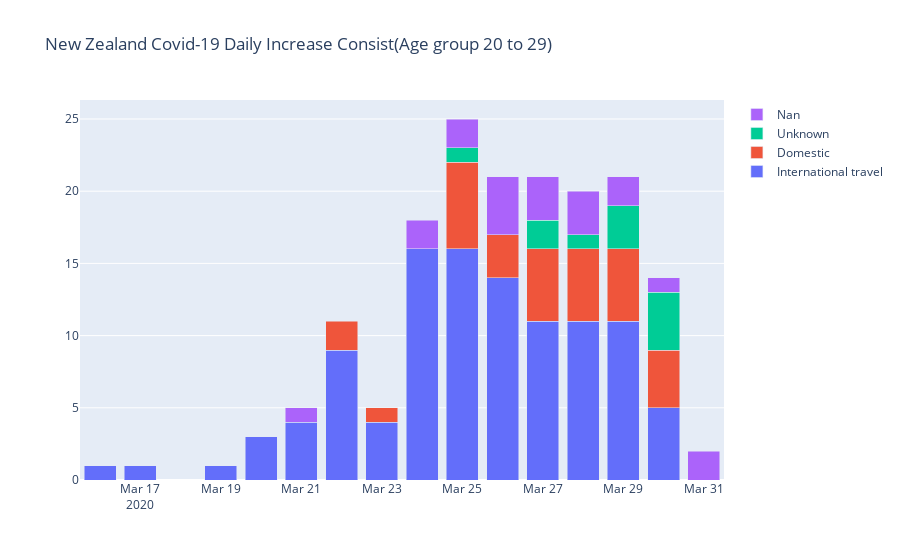

Notebook cell for this chart:
### Code cell
fig = go.Figure(go.Bar(x=youth_overseas_count_fn('Yes').index, y=youth_overseas_count_fn('Yes')['Count'], name='International travel' ))
fig.add_trace(go.Bar(x=youth_overseas_count_fn('No').index, y=youth_overseas_count_fn('No')['Count'], name='Domestic' ))
fig.add_trace(go.Bar(x=youth_overseas_count_fn('Unknown').index, y=youth_overseas_count_fn('Unknown')['Count'], name='Unknown' ))
fig.add_trace(go.Bar(x=youth_overseas_count_fn('Nan').index, y=youth_overseas_count_fn('Nan')['Count'], name='Nan' ))
fig.update_layout(barmode='stack', title='New Zealand Covid-19 Daily Increase Consist(Age group 20 to 29)')
fig.show()

### Figure 1 — Plotly figure (JSON) as saved in the notebook; plotly's stock layout.template omitted (floating-point values rounded to 4 significant figures)
{"data": [{"name": "International travel", "type": "bar", "x": ["2020-03-16T00:00:00", "2020-03-17T00:00:00", "2020-03-19T00:00:00", "2020-03-20T00:00:00", "2020-03-21T00:00:00", "2020-03-22T00:00:00", "2020-03-23T00:00:00", "2020-03-24T00:00:00", "2020-03-25T00:00:00", "2020-03-26T00:00:00", "2020-03-27T00:00:00", "2020-03-28T00:00:00", "2020-03-29T00:00:00", "2020-03-30T00:00:00"], "y": [1, 1, 1, 3, 4, 9, 4, 16, 16, 14, 11, 11, 11, 5]}, {"name": "Domestic", "type": "bar", "x": ["2020-03-22T00:00:00", "2020-03-23T00:00:00", "2020-03-25T00:00:00", "2020-03-26T00:00:00", "2020-03-27T00:00:00", "2020-03-28T00:00:00", "2020-03-29T00:00:00", "2020-03-30T00:00:00"], "y": [2, 1, 6, 3, 5, 5, 5, 4]}, {"name": "Unknown", "type": "bar", "x": ["2020-03-25T00:00:00", "2020-03-27T00:00:00", "2020-03-28T00:00:00", "2020-03-29T00:00:00", "2020-03-30T00:00:00"], "y": [1, 2, 1, 3, 4]}, {"name": "Nan", "type": "bar", "x": ["2020-03-21T00:00:00", "2020-03-24T00:00:00", "2020-03-25T00:00:00", "2020-03-26T00:00:00", "2020-03-27T00:00:00", "2020-03-28T00:00:00", "2020-03-29T00:00:00", "2020-03-30T00:00:00", "2020-03-31T00:00:00"], "y": [1, 2, 2, 4, 3, 3, 2, 1, 2]}], "layout": {"barmode": "stack", "title": {"text": "New Zealand Covid-19 Daily Increase Consist(Age group 20 to 29)"}}}
